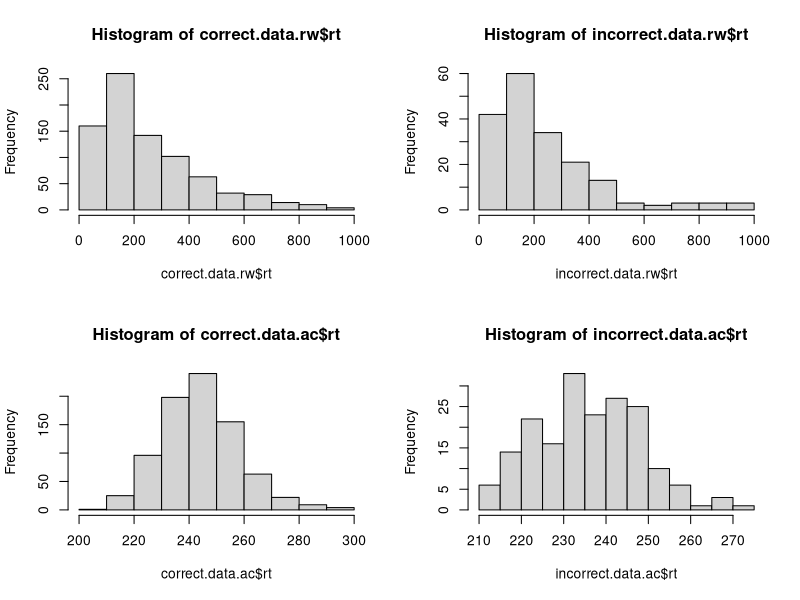

Generate this figure with R:
# model selection ####

# suppose we have data from an experiment like this:
# mean RT correct = 250ms
# mean RT incorrect = 246ms
# accuracy = 0.80

# try to fit this data with both models by adjusting the parameters of the model
# HINT: you can speed up your parameter search by using a small number of samples
# initially, and then increasing the samples as you get closer to a viable set
# of parameters.
# 2nd HINT: Don't adjust the sdrw parameter of the random.walk.model or the criterion
# paramter of the accumulator model.

# You don't need to get a perfect match. Just get in the ballpark. 

# 1. Random Walk Model - I changed the parameter for criterion to be 5 so people have slower reaction times
# because they will hesitate to make a judgement with the same amount of evidence. I modified the drift rate 
# so people will sample more evidence, which increases their accuracy rates. 

ev <- numeric()
rt.array <- numeric()
accuracy.array <- numeric()
count=1

random.walk.model <-
  function(samples,
           drift = 0.013,
           sdrw = 0.3,
           criterion = 5) {
    for (i in 1: samples){
      ev = cumsum(c(0, rnorm(1000, drift, sdrw)))
      for (i in 1:1000) {
        if (abs(ev[i]) >= criterion) {
          break
        }
      }
      rt.array[count] = i
      if (sign(ev[i]) == 1) {
        accuracy.array[count] = TRUE
      } else{
        accuracy.array[count] = FALSE
      }
      count = count + 1
    }
    output <- data.frame(correct = accuracy.array,
                         rt = rt.array)
    return(output)
  }

initial.test <- random.walk.model(1000)
sum(initial.test$correct) / length(initial.test$correct) # should be close to 0.8

mean(initial.test$rt) # should be about 250

# visualize the RT distributions ####

library(dplyr)

correct.data.rw <- initial.test %>% filter(correct==TRUE)
incorrect.data.rw <- initial.test %>% filter(correct==FALSE)

# 2. Accumulator model 
# For the accumulator model, I changed the evidence accumulation rate for the correct response so that 
# more evidence is likely to accumulate on each step. As a result, the accuracy rate increases because we
# are sampling more evidence for the correct response. I changed the criterion to raise the threshold for
# responding to increase the reaction time. 

accumulator.model <- function(samples, rate.1=37, rate.2=40, criterion=6){
  for (i in 1:samples){
    evi.acc.1=0
    evi.acc.2=0
    rt.count=0
    while(evi.acc.1<criterion || evi.acc.2<criterion){
      evi.acc.1 <- evi.acc.1+rexp (1, rate.1)
      evi.acc.2 <-evi.acc.2+rexp (1, rate.2)
      rt.count=rt.count+1
    }
    rt.array[count] = rt.count
    if(evi.acc.1>evi.acc.2){
      accuracy.array[count] = TRUE
    }else{
      accuracy.array[count]=FALSE
    }
    count = count + 1
  }
  output <- data.frame(
    rt = rt.array,
    correct = accuracy.array
  )
  return(output)
}

initial.test <- accumulator.model(1000)
sum(initial.test$correct) / length(initial.test$correct) # should be close to 0.8
mean(initial.test$rt) # should be about 250

correct.data.ac <- initial.test %>% filter(correct == TRUE)
incorrect.data.ac <- initial.test %>% filter(correct == FALSE)

# Can both models do a reasonable job of accounting for the mean RT and accuracy? Report the
# results of your efforts:

# For the random walk model, parameters of drift= 0.013 and criterion= 5 produce mean RTs 
# of 249.506. The overall accuracy is 81.2%. 

# For the accumulator model, parameters of rate.1 = 31 and rate.2 = 40 produce mean RTs
# of 243.597, respectively. The overall accuracy is 81.1%.

# Both models do a reasonal job of accounting for the mean RT and accuracy. They both approximate the numbers relatively
# well. 

# Using the parameters that you found above, plot histograms of the distribution of RTs
# predicted by each model. Based on these distributions, what kind of information could
# we use to evaluate which model is a better descriptor of the data for the experiment?
# Describe briefly how you might make this evaluation.

# Random walk
layout(matrix(1:4, nrow=2, byrow=T))
hist(correct.data.rw$rt)
hist(incorrect.data.rw$rt)

# Accumulator
hist(correct.data.ac$rt)
hist(incorrect.data.ac$rt)

# The accumulator model seems to be better because there is less spread around the mean. The standard deviation of the 
# data is much smaller so the data is more centered around the mean with no extreme outliers. 
